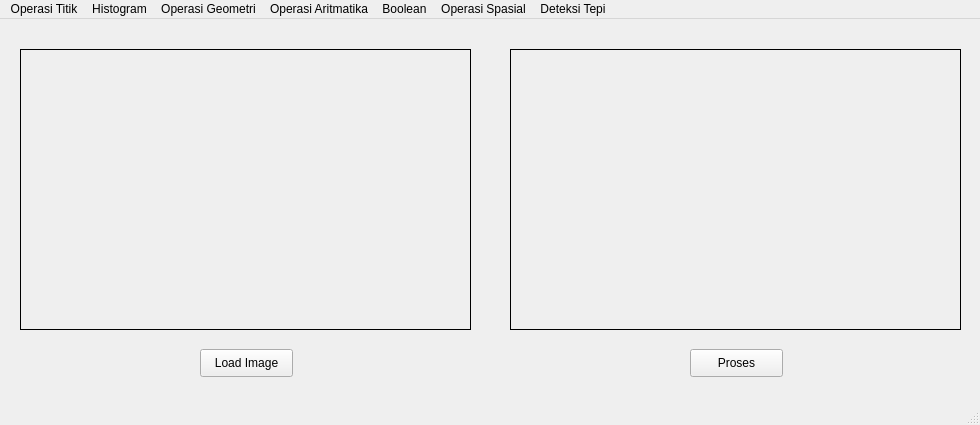
<?xml version="1.0" encoding="UTF-8"?>
<ui version="4.0">
 <class>MainWindow</class>
 <widget class="QMainWindow" name="MainWindow">
  <property name="geometry">
   <rect>
    <x>0</x>
    <y>0</y>
    <width>980</width>
    <height>425</height>
   </rect>
  </property>
  <property name="windowTitle">
   <string>MainWindow</string>
  </property>
  <widget class="QWidget" name="centralwidget">
   <widget class="QLabel" name="prosesLabel">
    <property name="geometry">
     <rect>
      <x>510</x>
      <y>30</y>
      <width>451</width>
      <height>281</height>
     </rect>
    </property>
    <property name="frameShape">
     <enum>QFrame::Box</enum>
    </property>
    <property name="text">
     <string/>
    </property>
   </widget>
   <widget class="QLabel" name="imgLabel">
    <property name="geometry">
     <rect>
      <x>20</x>
      <y>30</y>
      <width>451</width>
      <height>281</height>
     </rect>
    </property>
    <property name="frameShape">
     <enum>QFrame::Box</enum>
    </property>
    <property name="text">
     <string/>
    </property>
   </widget>
   <widget class="QPushButton" name="prosesButton">
    <property name="geometry">
     <rect>
      <x>690</x>
      <y>330</y>
      <width>93</width>
      <height>28</height>
     </rect>
    </property>
    <property name="text">
     <string>Proses</string>
    </property>
   </widget>
   <widget class="QPushButton" name="loadButton">
    <property name="geometry">
     <rect>
      <x>200</x>
      <y>330</y>
      <width>93</width>
      <height>28</height>
     </rect>
    </property>
    <property name="text">
     <string>Load Image</string>
    </property>
   </widget>
  </widget>
  <widget class="QStatusBar" name="statusbar"/>
  <widget class="QMenuBar" name="menubar">
   <property name="geometry">
    <rect>
     <x>0</x>
     <y>0</y>
     <width>980</width>
     <height>26</height>
    </rect>
   </property>
   <widget class="QMenu" name="menuOperasi_Titik">
    <property name="title">
     <string>Operasi Titik</string>
    </property>
    <addaction name="actionOperasi_Pencerah"/>
    <addaction name="actionOperasi_Kontras"/>
    <addaction name="actionPeregangan_Kontras"/>
    <addaction name="actionNegative"/>
    <addaction name="actionBiner_Image"/>
   </widget>
   <widget class="QMenu" name="menuHistogram">
    <property name="title">
     <string>Histogram</string>
    </property>
    <addaction name="actionHistogram_Grayscale"/>
    <addaction name="actionHistogram_RGB"/>
    <addaction name="actionHistogram_Equalization"/>
   </widget>
   <widget class="QMenu" name="menuOperasi_Geometri">
    <property name="title">
     <string>Operasi Geometri</string>
    </property>
    <widget class="QMenu" name="menuRotasi">
     <property name="title">
      <string>Rotasi</string>
     </property>
     <addaction name="action_90"/>
     <addaction name="action_45"/>
     <addaction name="action45"/>
     <addaction name="action90"/>
     <addaction name="action180"/>
    </widget>
    <widget class="QMenu" name="menuResize">
     <property name="title">
      <string>Resize</string>
     </property>
     <addaction name="actionZoom_In"/>
     <addaction name="actionZoom_Out"/>
     <addaction name="actionSkewed"/>
    </widget>
    <addaction name="actionTranslasi_Citra"/>
    <addaction name="menuRotasi"/>
    <addaction name="menuResize"/>
    <addaction name="actionCrop"/>
   </widget>
   <widget class="QMenu" name="menuOperasi_Aritmatika">
    <property name="title">
     <string>Operasi Aritmatika</string>
    </property>
    <addaction name="actionTambah_dan_Kurang"/>
   </widget>
   <widget class="QMenu" name="menuBoolean">
    <property name="title">
     <string>Boolean</string>
    </property>
    <addaction name="actionAnd"/>
   </widget>
   <widget class="QMenu" name="menuOperasi_Spasial">
    <property name="title">
     <string>Operasi Spasial</string>
    </property>
    <widget class="QMenu" name="menuImage_Shapening">
     <property name="title">
      <string>Image Shapening</string>
     </property>
     <addaction name="actionI"/>
     <addaction name="actionII"/>
     <addaction name="actionIII"/>
     <addaction name="actionIV"/>
     <addaction name="actionV"/>
     <addaction name="actionVI"/>
     <addaction name="actionFilter_Laplace"/>
    </widget>
    <widget class="QMenu" name="menuKonvolusi_2D">
     <property name="title">
      <string>Konvolusi 2D</string>
     </property>
     <addaction name="actionA"/>
     <addaction name="actionB"/>
    </widget>
    <widget class="QMenu" name="menuMean_Filter">
     <property name="title">
      <string>Mean Filter</string>
     </property>
     <addaction name="actionI_2"/>
     <addaction name="actionII_2"/>
    </widget>
    <addaction name="menuKonvolusi_2D"/>
    <addaction name="menuMean_Filter"/>
    <addaction name="actionGausian_Filter"/>
    <addaction name="menuImage_Shapening"/>
    <addaction name="actionMax_Filter"/>
    <addaction name="actionMedian_Filter"/>
   </widget>
   <widget class="QMenu" name="menuDeteksi_Tepi">
    <property name="title">
     <string>Deteksi Tepi</string>
    </property>
    <addaction name="actionSobel"/>
    <addaction name="actionCanny"/>
   </widget>
   <addaction name="menuOperasi_Titik"/>
   <addaction name="menuHistogram"/>
   <addaction name="menuOperasi_Geometri"/>
   <addaction name="menuOperasi_Aritmatika"/>
   <addaction name="menuBoolean"/>
   <addaction name="menuOperasi_Spasial"/>
   <addaction name="menuDeteksi_Tepi"/>
  </widget>
  <action name="actionOperasi_Pencerah">
   <property name="text">
    <string>Operasi Pencerah</string>
   </property>
  </action>
  <action name="actionOperasi_Kontras">
   <property name="text">
    <string>Pengaturan Kontras</string>
   </property>
  </action>
  <action name="actionPeregangan_Kontras">
   <property name="text">
    <string>Peregangan Kontras</string>
   </property>
  </action>
  <action name="actionNegative">
   <property name="text">
    <string>Negative</string>
   </property>
  </action>
  <action name="actionBiner_Image">
   <property name="text">
    <string>Biner Image</string>
   </property>
  </action>
  <action name="actionHistogram_Grayscale">
   <property name="text">
    <string>Histogram Grayscale</string>
   </property>
  </action>
  <action name="actionHistogram_RGB">
   <property name="text">
    <string>Histogram RGB</string>
   </property>
  </action>
  <action name="actionHistogram_Equalization">
   <property name="text">
    <string>Histogram Equalization</string>
   </property>
  </action>
  <action name="actionTranslasi_Citra">
   <property name="text">
    <string>Translasi Citra</string>
   </property>
  </action>
  <action name="action_45_Derajat">
   <property name="text">
    <string>-45 Derajat</string>
   </property>
  </action>
  <action name="action45_Derajat">
   <property name="text">
    <string>45 Derajat</string>
   </property>
  </action>
  <action name="action_90_Derajat">
   <property name="text">
    <string>-90 Derajat</string>
   </property>
  </action>
  <action name="action90_Derajat">
   <property name="text">
    <string>90 Derajat</string>
   </property>
  </action>
  <action name="action180_Derajat">
   <property name="text">
    <string>180 Derajat</string>
   </property>
  </action>
  <action name="action_90">
   <property name="text">
    <string>-90 Derajat</string>
   </property>
  </action>
  <action name="action_45">
   <property name="text">
    <string>-45 Derajat</string>
   </property>
  </action>
  <action name="action45">
   <property name="text">
    <string>45 Derajat</string>
   </property>
  </action>
  <action name="action90">
   <property name="text">
    <string>90 Derajat</string>
   </property>
  </action>
  <action name="action180">
   <property name="text">
    <string>180 Derajat</string>
   </property>
  </action>
  <action name="actionZoom_In">
   <property name="text">
    <string>Zoom In</string>
   </property>
  </action>
  <action name="actionZoom_Out">
   <property name="text">
    <string>Zoom Out</string>
   </property>
  </action>
  <action name="actionSkewed">
   <property name="text">
    <string>Skewed</string>
   </property>
  </action>
  <action name="actionCrop">
   <property name="text">
    <string>Crop</string>
   </property>
  </action>
  <action name="actionTambah_dan_Kurang">
   <property name="text">
    <string>Tambah dan Kurang</string>
   </property>
  </action>
  <action name="actionAnd">
   <property name="text">
    <string>And</string>
   </property>
  </action>
  <action name="actionGausian_Filter">
   <property name="text">
    <string>Gausian Filter</string>
   </property>
  </action>
  <action name="actionI">
   <property name="text">
    <string>I</string>
   </property>
  </action>
  <action name="actionII">
   <property name="text">
    <string>II</string>
   </property>
  </action>
  <action name="actionIII">
   <property name="text">
    <string>III</string>
   </property>
  </action>
  <action name="actionIV">
   <property name="text">
    <string>IV</string>
   </property>
  </action>
  <action name="actionV">
   <property name="text">
    <string>V</string>
   </property>
  </action>
  <action name="actionVI">
   <property name="text">
    <string>VI</string>
   </property>
  </action>
  <action name="actionMax_Filter">
   <property name="text">
    <string>Max Filter</string>
   </property>
  </action>
  <action name="actionMedian_Filter">
   <property name="text">
    <string>Median Filter</string>
   </property>
  </action>
  <action name="actionA">
   <property name="text">
    <string>A</string>
   </property>
  </action>
  <action name="actionB">
   <property name="text">
    <string>B</string>
   </property>
  </action>
  <action name="actionI_2">
   <property name="text">
    <string>I</string>
   </property>
  </action>
  <action name="actionII_2">
   <property name="text">
    <string>II</string>
   </property>
  </action>
  <action name="actionFilter_Laplace">
   <property name="text">
    <string>Filter Laplace</string>
   </property>
  </action>
  <action name="actionSobel">
   <property name="text">
    <string>Sobel</string>
   </property>
  </action>
  <action name="actionCanny">
   <property name="text">
    <string>Canny</string>
   </property>
  </action>
 </widget>
 <resources/>
 <connections/>
</ui>
